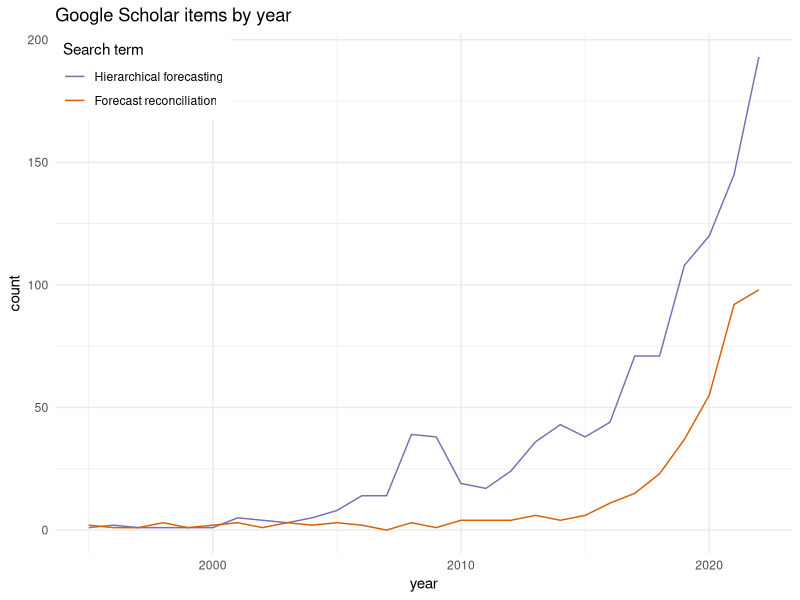

Write R code to recreate this figure.
library(tidyverse)
gspapers <- bind_rows(
  tibble(
    year = 1980:2022,
    count = c(1,0,0,1,3,2,0,1,2,2, #1980s
              0,2,2,1,0,1,2,1,1,1, #1990s
              1,5,4,3,5,8,14,14,39,38, #2000s
              19,17,24,36,43,38,44,71,71,108,#2010s
              120, 145, 193),
    search = "Hierarchical forecasting"
  ),
  tibble(
    year = 1980:2022,
    count = c(0,0,0,0,0,0,1,0,1,0, #1980s
              0,0,0,0,2,2,1,1,3,1, #1990s
              2,3,1,3,2,3,2,0,3,1, #2000s
              4,4,4,6,4,6,11,15,23,37,#2010s
              55, 92, 98),
    search = "Forecast reconciliation"
  )
)
gsplot <- gspapers %>%
  mutate(
    search = factor(search, levels = c(
      "Hierarchical forecasting",
      "Forecast reconciliation")
    )
  ) |>
  filter(year >= 1995) |>
  ggplot(aes(x = year, y = count, col = search)) +
  geom_line() + 
  ggtitle("Google Scholar items by year") +
  theme_minimal() +
  theme(legend.justification=c(0,1),legend.position=c(0,1),
        legend.background = element_rect(fill = "white", color = NA)) +
  guides(colour = guide_legend(title="Search term")) +
  scale_color_manual(values=c(`Forecast reconciliation` = "#d95f02",
                              `Hierarchical forecasting` = "#7570b3"))
ggsave("slides/img/gsplot.pdf", gsplot, width = 10, height = 4)
